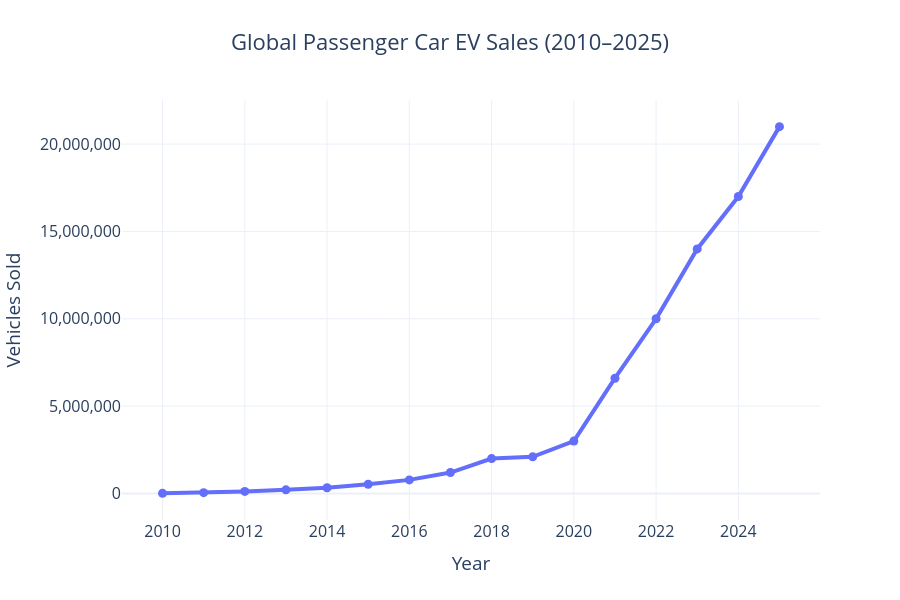

Here is the notebook cell this chart was saved with:
### Markdown cell above
## 5.1 Global Passenger Car EV Sales Trend (2010–2025)

This visualization illustrates the historical growth of worldwide passenger car electric vehicle sales between 2010 and 2025.

The objective is to identify long-term adoption patterns, periods of accelerated market expansion, and recent market maturity.

The analysis uses official International Energy Agency (IEA) historical observations.

### Code cell
# ==========================================================
# Global Passenger Car EV Sales
# ==========================================================

import plotly.express as px

fig = px.line(
    sales,
    x="year",
    y="value",
    markers=True,
    title="Global Passenger Car EV Sales (2010–2025)",
    template="plotly_white"
)

fig.update_traces(
    line=dict(width=4),
    marker=dict(size=9)
)

fig.update_layout(

    xaxis_title="Year",

    yaxis_title="Vehicles Sold",

    title_x=0.5,

    height=600,

    font=dict(size=16)

)

fig.update_yaxes(tickformat=",.0f")

fig.show()

### Figure 1 — Plotly figure (JSON) as saved in the notebook; plotly's stock layout.template omitted (floating-point values rounded to 4 significant figures)
{"data": [{"hovertemplate": "year=%{x}<br>value=%{y}<extra></extra>", "legendgroup": "", "line": {"color": "#636efa", "dash": "solid", "width": 4}, "marker": {"size": 9, "symbol": "circle"}, "mode": "lines+markers", "name": "", "orientation": "v", "showlegend": false, "type": "scatter", "x": [2010, 2011, 2012, 2013, 2014, 2015, 2016, 2017, 2018, 2019, 2020, 2021, 2022, 2023, 2024, 2025], "xaxis": "x", "y": [7400.0, 49000.0, 120000.0, 210000.0, 330000.0, 530000.0, 780000.0, 1200000.0, 2000000.0, 2100000.0, 3000000.0, 6600000.0, 10000000.0, 14000000.0, 17000000.0, 21000000.0], "yaxis": "y"}], "layout": {"font": {"size": 16}, "height": 600, "legend": {"tracegroupgap": 0}, "title": {"text": "Global Passenger Car EV Sales (2010–2025)", "x": 0.5}, "xaxis": {"anchor": "y", "domain": [0, 1], "title": {"text": "Year"}}, "yaxis": {"anchor": "x", "domain": [0, 1], "tickformat": ",.0f", "title": {"text": "Vehicles Sold"}}}}
